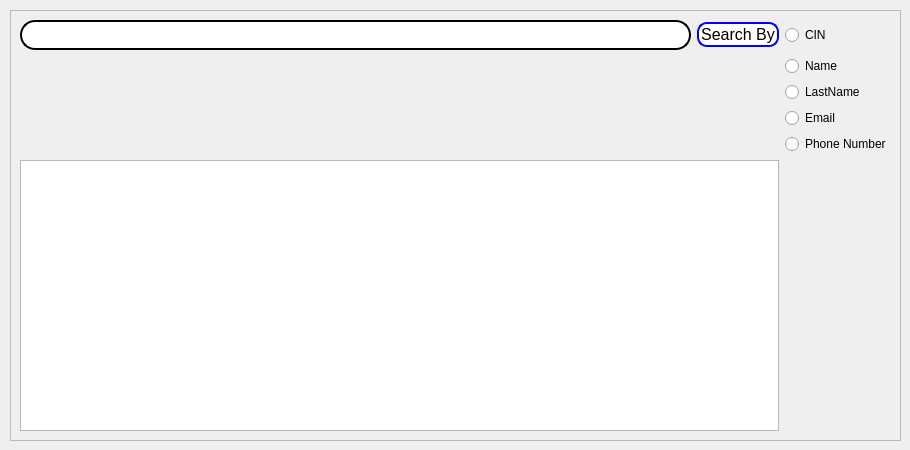
      <widget class="QWidget" name="tab_4">
       <attribute name="title">
        <string>Search Clients</string>
       </attribute>
       <widget class="QFrame" name="frame_12">
        <property name="geometry">
         <rect>
          <x>10</x>
          <y>10</y>
          <width>891</width>
          <height>431</height>
         </rect>
        </property>
        <property name="frameShape">
         <enum>QFrame::StyledPanel</enum>
        </property>
        <property name="frameShadow">
         <enum>QFrame::Raised</enum>
        </property>
        <layout class="QGridLayout" name="gridLayout_3">
         <item row="0" column="1">
          <widget class="QPushButton" name="SearchByButton">
           <property name="styleSheet">
            <string notr="true">background-color: #ffffff; /* Fond blanc */
    border: 2px solid blue; /* Bordure bleue */
    border-radius: 10px; /* Coins arrondis */
    padding: 1px 2px; /* Espacement intérieur */
    color: black; /* Couleur du texte */
    font-size: 16px; /* Taille de la police */
   
   </string>
           </property>
           <property name="text">
            <string>Search By</string>
           </property>
          </widget>
         </item>
         <item row="0" column="0">
          <widget class="QLineEdit" name="SearchText">
           <property name="styleSheet">
            <string notr="true">QLineEdit {
    border: 2px solid black; 
    border-radius: 15px;
    padding: 5px;
    background-color: rgba(255, 255, 255);
    color: black;
}

QLineEdit:focus {
    border-color: black; 
    background-color: rgba(248, 248, 248, 1); 
}
</string>
           </property>
           <property name="maxLength">
            <number>500</number>
           </property>
          </widget>
         </item>
         <item row="4" column="2">
          <widget class="QRadioButton" name="PhoneSearchValue">
           <property name="text">
            <string>Phone Number</string>
           </property>
          </widget>
         </item>
         <item row="1" column="2">
          <widget class="QRadioButton" name="NameSearchValue">
           <property name="text">
            <string>Name</string>
           </property>
          </widget>
         </item>
         <item row="0" column="2">
          <widget class="QRadioButton" name="CINSearchValue">
           <property name="text">
            <string>CIN</string>
           </property>
          </widget>
         </item>
         <item row="3" column="2">
          <widget class="QRadioButton" name="EmailSearchValue">
           <property name="text">
            <string>Email</string>
           </property>
          </widget>
         </item>
         <item row="5" column="0" colspan="2">
          <widget class="QTableView" name="OneClientModel"/>
         </item>
         <item row="2" column="2">
          <widget class="QRadioButton" name="LastNameSearchValue">
           <property name="text">
            <string>LastName</string>
           </property>
          </widget>
         </item>
        </layout>
       </widget>
      </widget>
